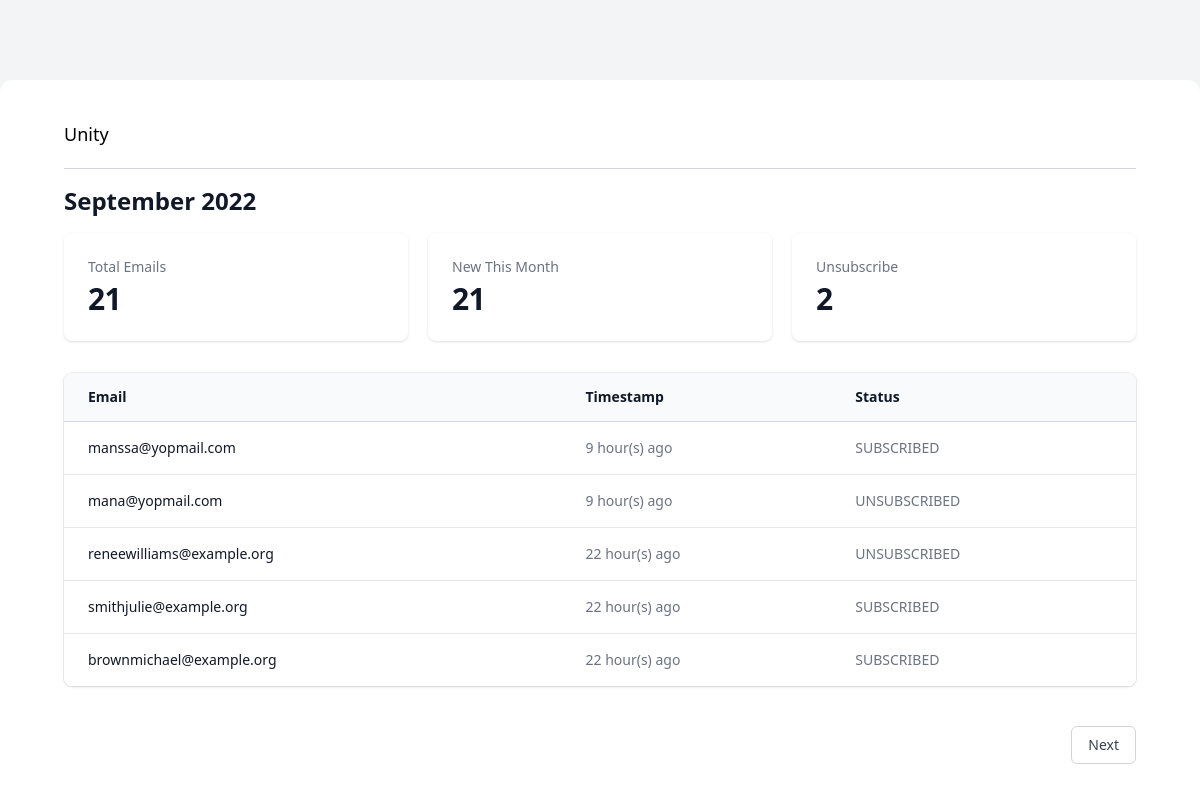
The page / on the database its author committed.
### unity/models.py (models this page shows, shortened)
class Subscriber(models.Model):
    status = (
        ('UNSUBSCRIBED', 'unsubscribed'),
        ('SUBSCRIBED', 'subscribed'),
    )
    id = models.UUIDField(primary_key=True, default=uuid.uuid4, editable=False)
    email = models.CharField(max_length=255, unique=True)
    timestamp = models.DateTimeField(default=timezone.now)
    status = models.CharField(max_length=100, choices=status, default='SUBSCRIBED')
    @property
    def timestamp_string(self):
        now = datetime.now(timezone.utc)
        then = self.timestamp
        diff = now - then
        if diff.seconds < 60:
            return f'{diff.seconds} seconds ago'
        elif diff.seconds < 3600:
            return f'{diff.seconds // 60} minutes ago'
        elif diff.seconds < 86400:
            return f'{diff.seconds // 3600} hour(s) ago'
        return self.timestamp.strftime("%Y-%m-%d %H:%M:%S")
    def total_emails(self):
        return Subscriber.objects.count()
    def total_unsubscribers(self):
        return Subscriber.objects.filter(status='UNSUBSCRIBED').count()
    def total_emails_this_month(self):
        return Subscriber.objects.filter(timestamp__month=datetime.now().month).count()

### unity/views.py (the view)
# urls.py: path('', views.index, name='unity.index'),
def index(request):
    model = Subscriber()
    total_emails = model.total_emails()
    total_unsubscribers = model.total_unsubscribers()
    total_emails_this_month = model.total_emails_this_month()
    subscribers = Subscriber.objects.all().order_by('-timestamp')
    subscribers = Paginator(subscribers, 5)
    subscribers = subscribers.get_page(request.GET.get('page', 1))
    context = {
        'subscribers': subscribers,
        'total_emails': total_emails,
        'total_unsubscribers': total_unsubscribers,
        'total_emails_this_month': total_emails_this_month,
        'current_date': datetime.now(timezone.utc).strftime('%B %Y')
    }
    return render(request, 'subscribers/index.html', context)

### unity/templates/subscribers/index.html (shortened to what this page needs)
<!DOCTYPE html>
<html lang="en">
<head>
    <script src="https://cdn.tailwindcss.com"></script>
</head>
<body class="bg-gray-100">
    <div class="mx-auto max-w-7xl sm:px-6 lg:px-8 bg-white py-10 mt-20  rounded-xl">
        <div class="px-4 sm:px-6 lg:px-8">
            <div>
                <h1 class="text-lg">Unity</h1>
                <div class="w-full border-t border-gray-300 my-5">
                </div>
                <h3 class="text-2xl font-bold leading-6 text-gray-900">{{current_date}}</h3>
                <dl class="mt-5 grid grid-cols-1 gap-5 sm:grid-cols-3">
                    <div class="overflow-hidden rounded-lg bg-white px-4 py-5 shadow sm:p-6">
                        <dt class="truncate text-sm font-medium text-gray-500">Total Emails</dt>
                        <dd class="mt-1 text-3xl font-semibold tracking-tight text-gray-900">{{ total_emails }}</dd>
                    </div>
                    <div class="overflow-hidden rounded-lg bg-white px-4 py-5 shadow sm:p-6">
                        <dt class="truncate text-sm font-medium text-gray-500">New This Month</dt>
                        <dd class="mt-1 text-3xl font-semibold tracking-tight text-gray-900">{{total_emails_this_month}}</dd>
                    </div>
                    <div class="overflow-hidden rounded-lg bg-white px-4 py-5 shadow sm:p-6">
                        <dt class="truncate text-sm font-medium text-gray-500">Unsubscribe</dt>
                        <dd class="mt-1 text-3xl font-semibold tracking-tight text-gray-900">{{ total_unsubscribers }}
                        </dd>
                    </div>
                </dl>
            </div>
            <div class="mt-8 flex flex-col">
                <div class="-my-2 -mx-4 overflow-x-auto sm:-mx-6 lg:-mx-8">
                    <div class="inline-block min-w-full py-2 align-middle md:px-6 lg:px-8">
                        <div class="overflow-hidden shadow ring-1 ring-black ring-opacity-5 md:rounded-lg">
                            <table class="min-w-full divide-y divide-gray-300">
                                <thead class="bg-gray-50">
                                    <tr>
                                        <th scope="col"
                                            class="py-3.5 pl-4 pr-3 text-left text-sm font-semibold text-gray-900 sm:pl-6">
                                            Email</th>
                                        <th scope="col"
                                            class="px-3 py-3.5 text-left text-sm font-semibold text-gray-900">Timestamp
                                        </th>
                                        <th scope="col"
                                            class="px-3 py-3.5 text-left text-sm font-semibold text-gray-900">Status
                                        </th>
                                    </tr>
                                </thead>
                                <tbody class="divide-y divide-gray-200 bg-white">
                                    {% for subscriber in subscribers %}
                                    <tr v-for="person in people" :key="person.email">
                                        <td
                                            class="whitespace-nowrap py-4 pl-4 pr-3 text-sm font-medium text-gray-900 sm:pl-6">
                                            {{ subscriber.email }}</td>
                                        <td class="whitespace-nowrap px-3 py-4 text-sm text-gray-500">
                                            {{subscriber.timestamp_string }}</td>
                                        <td class="whitespace-nowrap px-3 py-4 text-sm text-gray-500">
                                            {{subscriber.status }}</td>
                                        {% endfor %}
                                </tbody>
                            </table>
                        </div>
                        <div class="flex flex-1 justify-between sm:justify-end mt-10">
                            {% if subscribers.has_next %}
                            <a href="?page={{ subscribers.next_page_number }}"
                                class="relative ml-3 inline-flex items-center rounded-md border border-gray-300 bg-white px-4 py-2 text-sm font-medium text-gray-700 hover:bg-gray-50">Next</a>
                            {% endif %}
                        </div>
                    </div>
                </div>
            </div>
        </div>
    </div>
</body>
</html>

### rows shown on the page
Subscriber: email "manssa@yopmail.com", timestamp_string "9 hour(s) ago", status "SUBSCRIBED"
Subscriber: email "mana@yopmail.com", timestamp_string "9 hour(s) ago", status "UNSUBSCRIBED"
Subscriber: email "reneewilliams@example.org", timestamp_string "22 hour(s) ago", status "UNSUBSCRIBED"
Subscriber: email "smithjulie@example.org", timestamp_string "22 hour(s) ago", status "SUBSCRIBED"
Subscriber: email "brownmichael@example.org", timestamp_string "22 hour(s) ago", status "SUBSCRIBED"

### other values the page prints
{{ total_emails }} "21"
{{ total_emails_this_month }} "21"
{{ total_unsubscribers }} "2"
